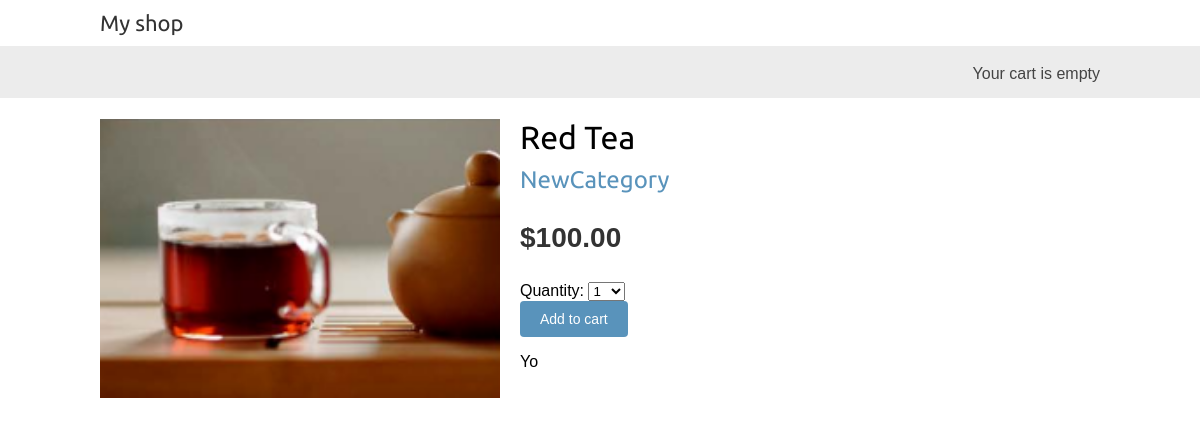
Page /1/newproductz/ on the committed database.
### shop/models.py (models this page shows, shortened)
class Product(models.Model):
    category = models.ForeignKey(Category, related_name='products',on_delete=models.CASCADE)
    name = models.CharField(max_length=200)
    slug = models.SlugField(max_length=200)
    image = models.ImageField(upload_to='products/%Y/%m/%d',blank=True)
    description = models.TextField(blank=True)
    price = models.DecimalField(max_digits=10,decimal_places=2)
    available = models.BooleanField(default=True)
    created = models.DateTimeField(auto_now_add=True)
    sku = models.CharField(max_length=20)
    updated = models.DateTimeField(auto_now=True)
    objects = models.Manager()
    availabled = PublishedManager()
    class Meta:
        ordering = ['name']
        indexes = [models.Index(fields=['id', 'slug']), models.Index(fields=['name']), models.Index(fields=['-created']),]

class Category(models.Model):
    name = models.CharField(max_length=200)
    slug = models.SlugField(max_length=200, unique=True)
    class Meta:
        ordering = ['name']
        indexes = [models.Index(fields=['name']),]
        verbose_name = 'category'
        verbose_name_plural = 'categories'
    def __str__(self):
        return self.name
    def get_absolute_url(self):
        return reverse('shop:product_list_by_category', args=[self.slug])

### shop/views.py (the view)
# urls.py: path('<int:id>/<slug:slug>/', views.product_detail, name='product_detail'),
def product_detail(request, id, slug):
    product = get_object_or_404(Product, id=id,slug=slug,available=True)
    cart_product_form = CartAddProductForm()
    return render(request,'shop/product/detail.html',{'product': product, 'cart_product_form': cart_product_form})

### cart/forms.py
class CartAddProductForm(forms.Form):
    quantity = forms.TypedChoiceField(choices=PRODUCT_QUANTITY_CHOICES, coerce=int)
    override = forms.BooleanField(required=False, initial=False, widget=forms.HiddenInput)

### cart/cart.py (called while the page is built)
    def __len__(self):
        return sum(item['quantity'] for item in self.cart.values())

### cart/context_processors.py (called while the page is built)
def cart(request):
    return {'cart': Cart(request)}

### shop/templates/shop/product/detail.html (shortened to what this page needs)
{% extends "shop/base.html" %}
{% load static %}
{% block content %}
    <div class="product-detail">
        <img src="{% if product.image %}{{ product.image.url }}{% else %}{% static "img/no_image.png" %}{% endif %}" />
        <h1>{{ product.name }}</h1>
        <h2>
            <a href="{{ product.category.get_absolute_url }}">
                {{ product.category }}
            </a>
        </h2>
        <p class="price">${{ product.price }}</p>
        <form action="{% url "cart:cart_add" product.id %}" method="post">
            {{ cart_product_form }}
            <input type="submit" value="Add to cart">
        </form>
        {{ product.description|linebreaks }}
    </div>
{% endblock %}

### shop/static/css/base.css (style rules this page uses)
body { margin:0; padding:0; font-family:helvetica, sans-serif; }
h1, h2, h3, h4, h5 , h6 { font-family: 'Ubuntu', sans-serif; font-weight:normal; }
a { text-decoration:none; color:#5993bb; }
a.button, input[type="submit"] { color:#fff; background:#5993bb; border-radius:4px; padding:10px 20px; font-size:14px; border:0; }
.product-detail { text-align:justify; }
.product-detail .price { color:#333; font-size:28px; font-weight:bold; }
.product-detail img { width:40%; float:left; padding:0 20px 20px 0; }
.product-detail h1 { margin-bottom:0; }
.product-detail h2 { margin-top:10px; }

### rows in the picture
Product: image (picture), name "Red Tea", category "NewCategory", price "100.00", description "Yo"
